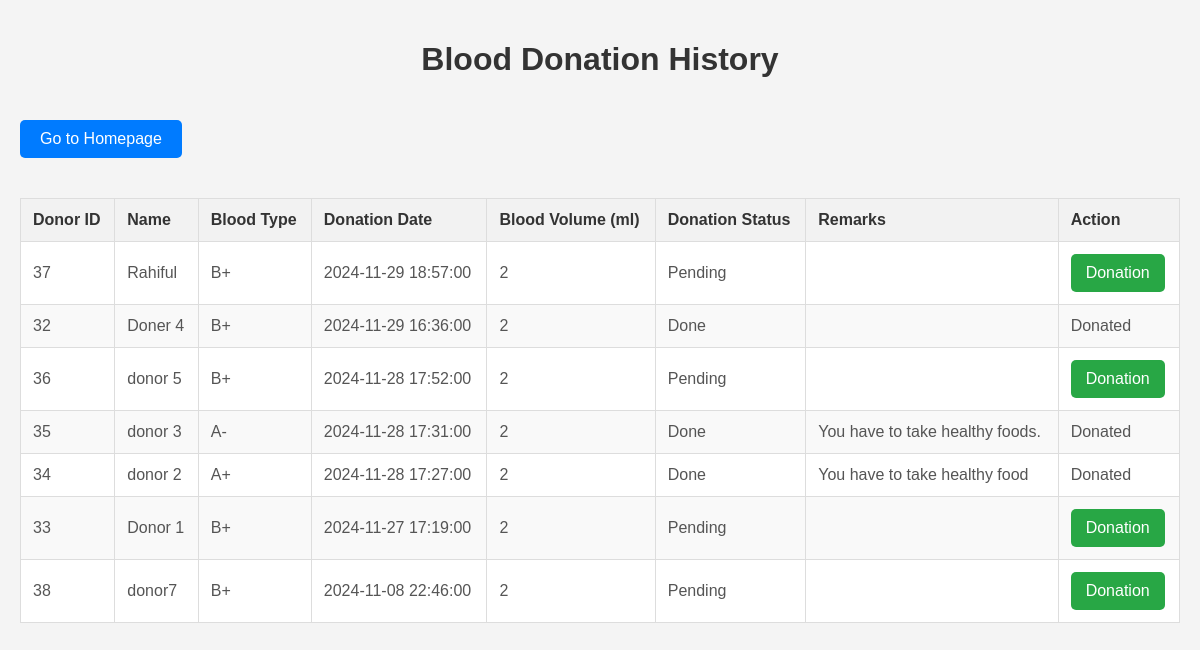
The app's page /history/donation_history.php with its own data.
### tables this page shows
CREATE TABLE `blood_donation` (
  `donor_id` int(11) NOT NULL,
  `name` varchar(150) NOT NULL,
  `dob` date NOT NULL,
  `blood_type` varchar(20) NOT NULL,
  `email` varchar(150) NOT NULL,
  `phone` varchar(15) NOT NULL,
  `appointment_date` datetime NOT NULL,
  `donation_date` datetime DEFAULT NULL,
  `donation_center_name` varchar(150) NOT NULL,
  `donation_center_address` varchar(255) NOT NULL,
  `last_donation_date` date DEFAULT NULL,
  `status` varchar(20) DEFAULT 'Pending',
  `blood_volume` float DEFAULT NULL,
  `blood_donation_status` varchar(50) DEFAULT 'Pending',
  `remarks` text DEFAULT NULL
);

### history/donation_history.php (the view, shortened to what this page needs)
<?php
$conn = new mysqli('localhost', 'root', '', 'blood_donation_system');
$sql = "SELECT donor_id, name, blood_type, donation_date, blood_volume, status, blood_donation_status, remarks
        FROM blood_donation
        WHERE status = 'Approved'
        ORDER BY donation_date DESC";
$result = $conn->query($sql);
?>
<!DOCTYPE html>
<html lang="en">
<head>
    <link rel="stylesheet" href="donation_history.css">
</head>
<body>
    <h1>Blood Donation History</h1>
    <a href="../homepage.php"><button class="go-home-button">Go to Homepage</button></a>
    <table>
        <thead>
            <tr>
                <th>Donor ID</th>
                <th>Name</th>
                <th>Blood Type</th>
                <th>Donation Date</th>
                <th>Blood Volume (ml)</th>
                <th>Donation Status</th>
                <th>Remarks</th>
                <th>Action</th>
            </tr>
        </thead>
        <tbody>
            <?php
            if ($result->num_rows > 0) {
                while($row = $result->fetch_assoc()) {
                    echo "<tr>";
                    echo "<td>" . $row['donor_id'] . "</td>";
                    echo "<td>" . $row['name'] . "</td>";
                    echo "<td>" . $row['blood_type'] . "</td>";
                    echo "<td>" . $row['donation_date'] . "</td>";
                    echo "<td>" . $row['blood_volume'] . "</td>";
                    echo "<td>" . $row['blood_donation_status'] . "</td>";
                    echo "<td>" . $row['remarks'] . "</td>";
                    if ($row['blood_donation_status'] == 'Done') {
                        echo "<td>Donated</td>";
                    } else {
                        echo "<td><a href='update_donation.php?donor_id=" . $row['donor_id'] . "'><button type='button' class='donation-btn'>Donation</button></a></td>";
                    }
                    echo "</tr>";
                }
            } else {
                echo "<tr><td colspan='9'>No approved donation history available</td></tr>";
            }
            ?>
        </tbody>
    </table>
</body>
</html>

### history/donation_history.css (style rules this page uses)
body { font-family: Arial, sans-serif; background-color: #f4f4f4; margin: 0; padding: 20px; }
h1 { text-align: center; color: #333; }
.go-home-button { display: inline-block; margin: 20px auto; padding: 10px 20px; background-color: #007bff; color: white; border: none; border-radius: 5px; font-size: 16px; cursor: pointer; text-align: center; transition: background-color 0.3s, transform 0.3s ease; text-decoration: none; }
table { width: 100%; border-collapse: collapse; margin: 20px 0; background-color: #fff; }
table, th, td { border: 1px solid #ddd; }
th, td { padding: 12px; text-align: left; }
th { background-color: #f2f2f2; color: #333; }
tr:nth-child(even) { background-color: #f9f9f9; }
td { color: #555; }
.donation-btn { background-color: #28a745; color: white; border: none; padding: 10px 15px; cursor: pointer; border-radius: 5px; font-size: 16px; }

### records on screen
blood_donation: donor_id "37", name "Rahiful", blood_type "B+", donation_date "2024-11-29 18:57:00", blood_volume "2", blood_donation_status "Pending"
blood_donation: donor_id "32", name "Doner 4", blood_type "B+", donation_date "2024-11-29 16:36:00", blood_volume "2", blood_donation_status "Done", shows "Donated"
blood_donation: donor_id "36", name "donor 5", blood_type "B+", donation_date "2024-11-28 17:52:00", blood_volume "2", blood_donation_status "Pending"
blood_donation: donor_id "35", name "donor 3", blood_type "A-", donation_date "2024-11-28 17:31:00", blood_volume "2", blood_donation_status "Done", remarks "You have to take healthy foods.", shows "Donated"
blood_donation: donor_id "34", name "donor 2", blood_type "A+", donation_date "2024-11-28 17:27:00", blood_volume "2", blood_donation_status "Done", remarks "You have to take healthy food", shows "Donated"
blood_donation: donor_id "33", name "Donor 1", blood_type "B+", donation_date "2024-11-27 17:19:00", blood_volume "2", blood_donation_status "Pending"
blood_donation: donor_id "38", name "donor7", blood_type "B+", donation_date "2024-11-08 22:46:00", blood_volume "2", blood_donation_status "Pending"
